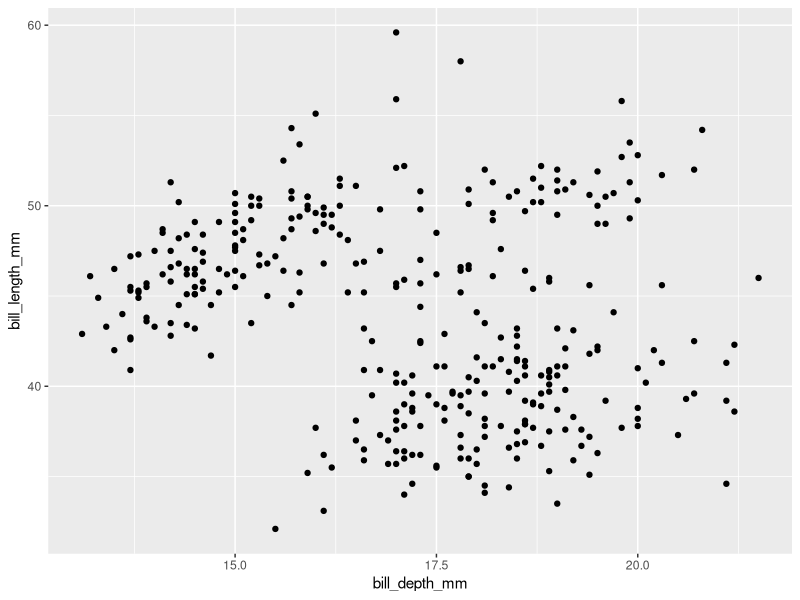
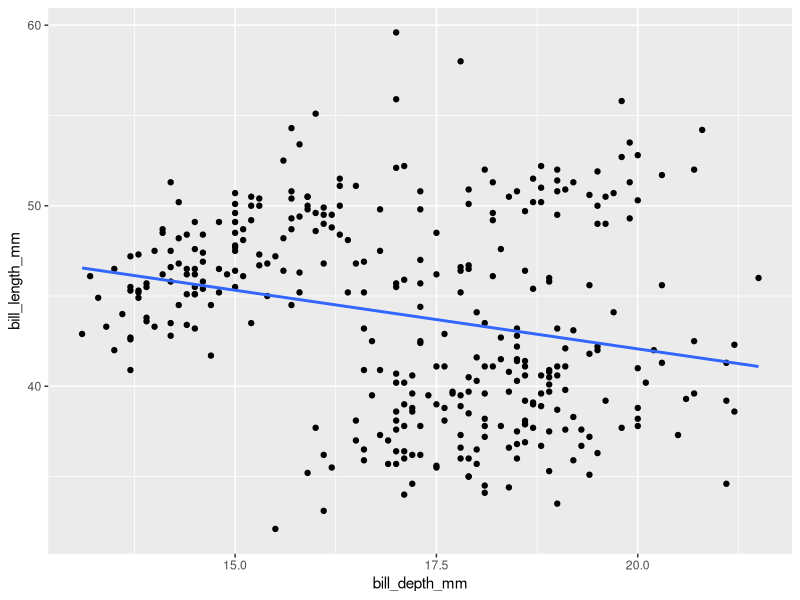
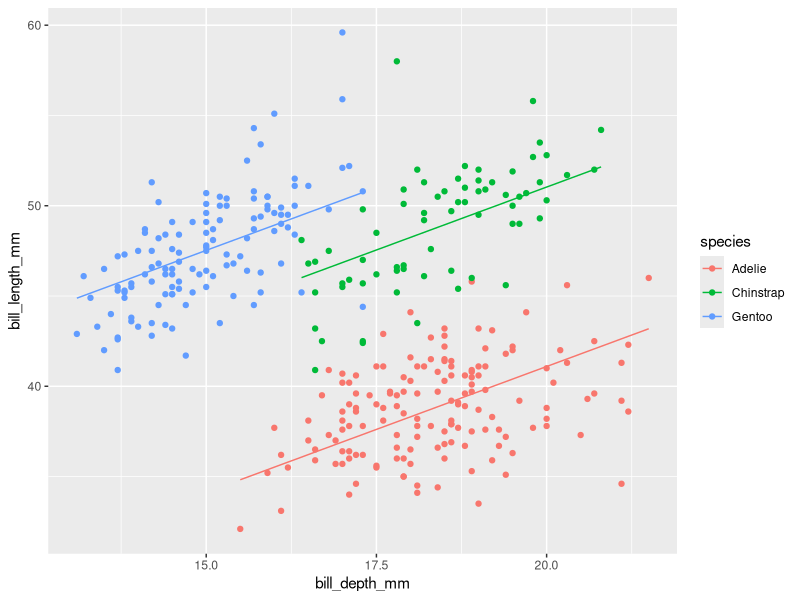
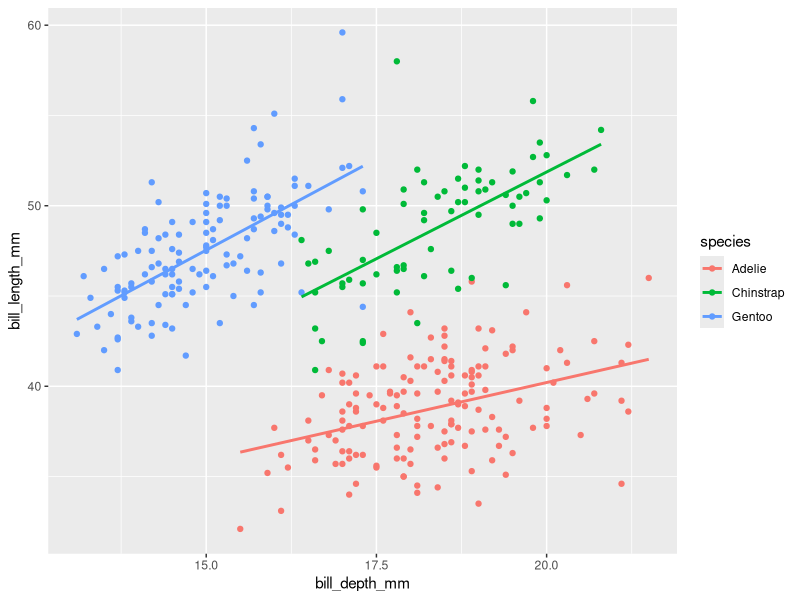

Recreate these plots in R, in order.
## ---- chunk 1
library(tidyverse);  
library(palmerpenguins); # https://allisonhorst.github.io/palmerpenguins/articles/intro.html
# https://education.rstudio.com/blog/2020/07/palmerpenguins-cran/
## ---- chunk 2
# Let's take a first look at the data
glimpse(penguins);
## ---- chunk 3
# First step let's look at the association between bill depth and bill length
penguins %>% ggplot(aes(x=bill_depth_mm, y=bill_length_mm)) +
  geom_point()

# Let's get rid of the warning
penguins_clean <- penguins %>% filter(!is.na(bill_depth_mm) & !is.na(bill_length_mm))

# Now we can fit a linear regression model to start exploring this association more deeply
penguins_clean %>% ggplot(aes(x=bill_depth_mm, y=bill_length_mm)) +
  geom_point() +
  geom_smooth(method="lm", se=FALSE)

model1 <- lm(bill_length_mm ~ bill_depth_mm, data=penguins_clean)
summary(model1)$coefficients
## ---- chunk 4
#glimpse(penguins_clean)

# New variable to add to the model: species
model2 <- lm(bill_length_mm ~ bill_depth_mm + species, data=penguins_clean)
summary(model2)$coefficients
# Here Adelie is the baseline because it doesn't appear in the summary table
# If we have a categorical variable with M levels, we'll need to create M-1 indicator variables to represent it
# xi2 = I(penguin i is Chinstrap)
# xi3 = I(penguin i is Gentoo)
# So Adelies will have x2=x3=0; Chinstrap will have x2=1 and x3=0 and Gentoo will have x2=0 and x3=1
library(broom)
penguins_clean %>% ggplot(aes(x=bill_depth_mm, y=bill_length_mm, color=species)) +
  geom_point() +
  geom_line(data=augment(model2), aes(y=.fitted))


# What about an interaction term?
model3 <- lm(bill_length_mm ~ bill_depth_mm * species, data=penguins_clean)
summary(model3)$coefficients

penguins_clean %>% ggplot(aes(x=bill_depth_mm, y=bill_length_mm, color=species)) +
  geom_point() +
  geom_smooth(method="lm", se=FALSE)

## ---- chunk 5
# Set up
set.seed(17); 
n <- nrow(penguins_clean)
training_indices <- sample(1:n, size=round(0.8*n))

penguins_clean <- penguins_clean %>% rowid_to_column() # adds a new ID column

# Create training dataset
train <- penguins_clean %>% filter(rowid %in% training_indices)
y_train <- train$bill_length_mm;

# Testing dataset includes all observations NOT in the training data
test <- penguins_clean %>% filter(!rowid %in% training_indices)
y_test <- test$bill_length_mm;

# Fit models to training data
modA_train <- lm(bill_length_mm ~ bill_depth_mm,           data = train)
modB_train <- lm(bill_length_mm ~ bill_depth_mm + species, data = train)
modC_train <- lm(bill_length_mm ~ bill_depth_mm * species, data = train)


# Make predictions for testing data using training model
yhat_modA_test <- predict(modA_train, newdata = test)
yhat_modB_test <- predict(modB_train, newdata = test)
yhat_modC_test <- predict(modC_train, newdata = test)


# Make predictions for training data using training model
yhat_modA_train <- predict(modA_train, newdata = train)
yhat_modB_train <- predict(modB_train, newdata = train)
yhat_modC_train <- predict(modC_train, newdata = train)


# Calculate RMSE for testing data
modA_test_RMSE <- sqrt(sum((y_test - yhat_modA_test)^2) / nrow(test))
modB_test_RMSE <- sqrt(sum((y_test - yhat_modB_test)^2) / nrow(test))
modC_test_RMSE <- sqrt(sum((y_test - yhat_modC_test)^2) / nrow(test))

# Calculate RMSE for training data
modA_train_RMSE <- sqrt(sum((y_train - yhat_modA_train)^2) / nrow(train))
modB_train_RMSE <- sqrt(sum((y_train - yhat_modB_train)^2) / nrow(train))
modC_train_RMSE <- sqrt(sum((y_train - yhat_modC_train)^2) / nrow(train))

mytable <- tibble(Model = c("A","B","C"),
       RMSE_testdata = c(modA_test_RMSE, modB_test_RMSE, modC_test_RMSE),
       RMSE_traindata = c(modA_train_RMSE, modB_train_RMSE, modC_train_RMSE),
       ratio_of_RMSEs = RMSE_testdata / RMSE_traindata)

library(knitr)
knitr::kable(mytable)
## ---- chunk 6
# Can we use sample_n() to create training and testing data

train2 <- penguins_clean %>% sample_n(size=0.8*n)
test2 <- penguins_clean %>% filter(!(rowid %in% train2$rowid))


model4 <- lm(bill_length_mm ~ bill_depth_mm + flipper_length_mm, data=penguins_clean)
summary(model4)$coefficients

data2 <- tibble(bill_depth_mm=15, species="Adelie")
predict(model2, newdata=data2)
